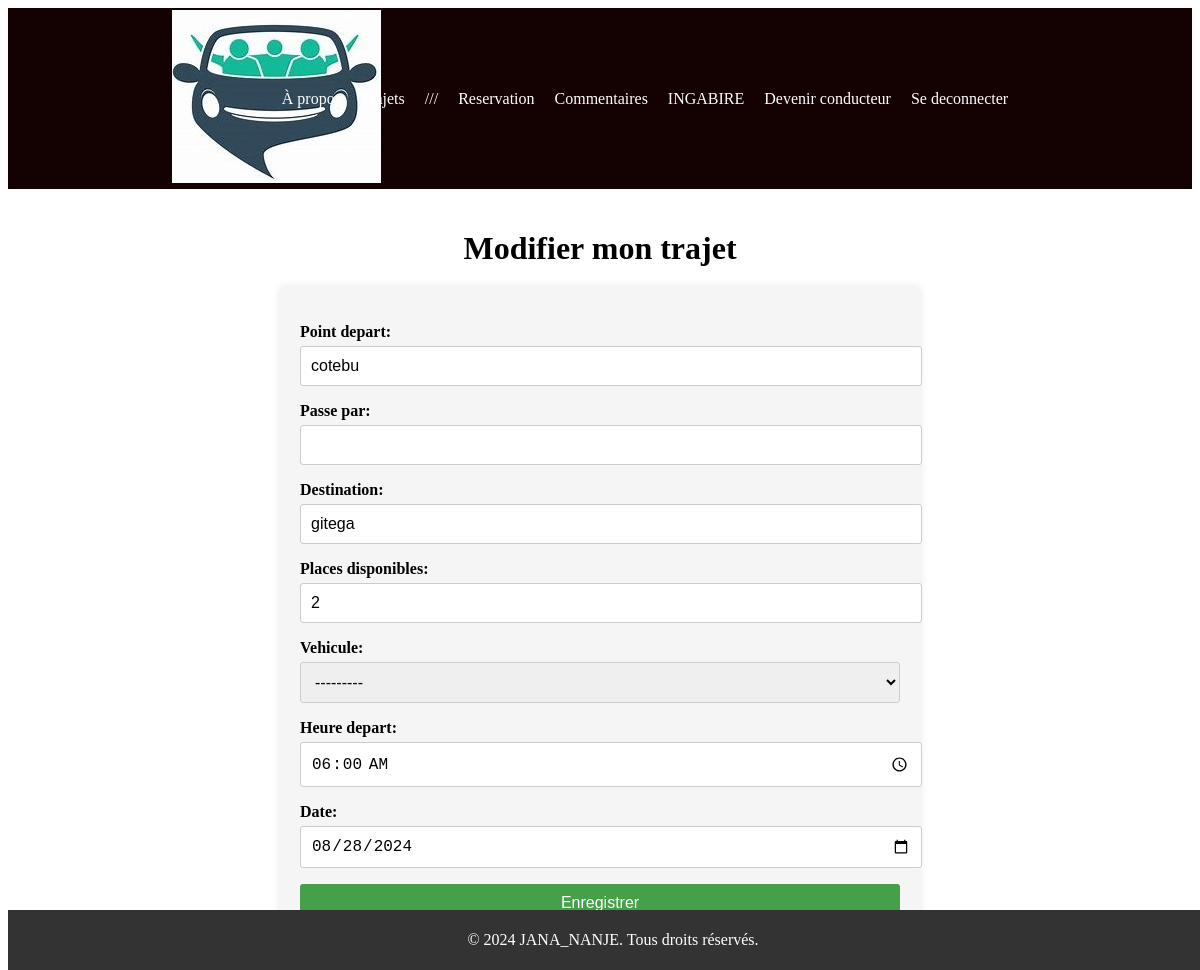
Before: /trajet/4/modifier/ (signed in) with the older database file.
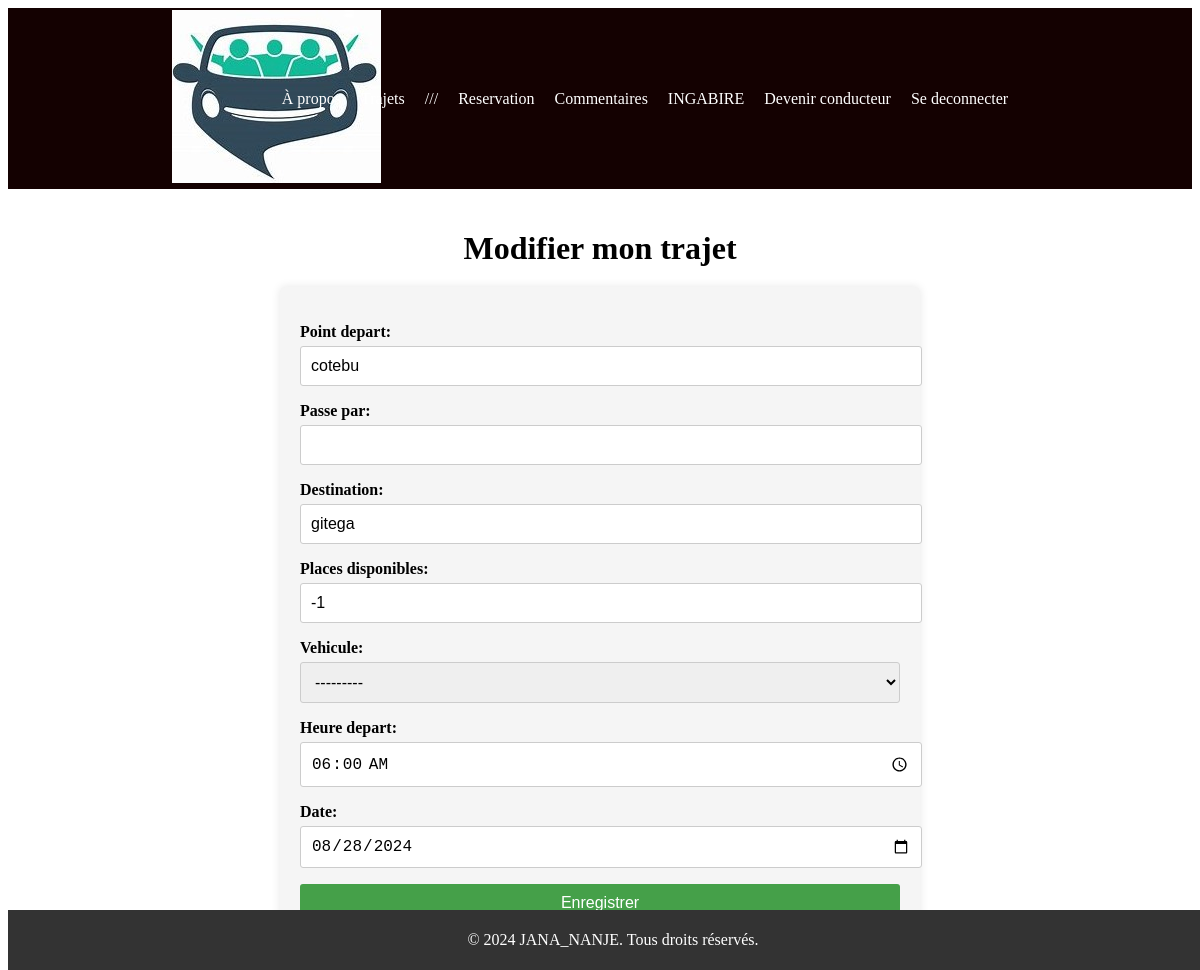
After: the same page with the newer database file.
### covoiturage/models.py (models this page shows, shortened)
class Trajet(models.Model):
    point_depart = models.CharField(max_length=255)
    passe_par = models.CharField(max_length=255, null=True)
    destination = models.CharField(max_length=255)
    heure_depart = models.TimeField(editable=True, null=True)
    places_disponibles = models.IntegerField()
    date = models.DateField(editable=True, null=True)
    user = models.ForeignKey(User, on_delete=models.CASCADE, null=True)
    vehicule = models.ForeignKey(Vehicule, on_delete=models.CASCADE, null=True)
    status = models.CharField(max_length=20, default='En cours', choices=[('En cours', 'En cours'), ('Terminee', 'Terminé')])

### Stage/views.py (the view)
# urls.py: path('trajet/<int:trajet_id>/modifier/', views.modifierT, name='modifierT'),
def modifierT(request, trajet_id):
    trajet = get_object_or_404(Trajet, id=trajet_id, user=request.user)
    if request.method == 'POST':
        form = TrajetForm(request.POST, instance=trajet)
        if form.is_valid():
            trajet = form.save(commit=False)
            trajet.user = request.user
            trajet.save()
            return render(request,'dashboard_driver.html')
    else:
        form = TrajetForm(instance=trajet)
    return render(request, 'modifierT.html', {'form': form, 'trajet': trajet})

### Stage/forms.py
class TrajetForm(forms.ModelForm):
    class Meta:
        model = Trajet
        fields = [
            'point_depart',
            'passe_par',
            'destination',
            'places_disponibles',
            'vehicule',
            'heure_depart',
            'date',
        ]
        widgets = {
            'point_depart': forms.TextInput(attrs={'required': 'true'}),
            'passe_par': forms.TextInput(attrs={'required': 'false'}),
            'destination': forms.TextInput(attrs={'required': 'true'}),
            'vehicule': forms.Select(attrs={'required': 'true'}),
            'places_disponibles': forms.NumberInput(attrs={'min': 1, 'required': 'true'}),
            'heure_depart': forms.TimeInput(attrs={'type': 'time', 'required': 'true'}),
            'date': forms.DateInput(attrs={'type': 'date', 'required': 'true'}),
        }
    def __init__(self, *args, **kwargs):
        user = kwargs.pop('user', None)
        super(TrajetForm, self).__init__(*args, **kwargs)
        if user:
            self.fields['vehicule'].queryset = user.vehicules.all()

### covoiturage/models.py (called while the page is built)
    def __str__(self) -> str:
        return f"{self.modele} - {self.plaque} - {self.color}"

### templates/modifierT.html (shortened to what this page needs)
{% extends 'index.html' %}
{% load static %}
{% block section %}
  <link rel="stylesheet" href="{% static 'ajouterT.css' %}">
    <h1>Modifier mon trajet</h1>
    <form method="POST">
        {{ form.as_p }}
        <button type="submit">Enregistrer</button>
    </form>
{% endblock section %}

Changed rows visible on the page:
changed Trajet "cotebu": places_disponibles "2" → "-1"
